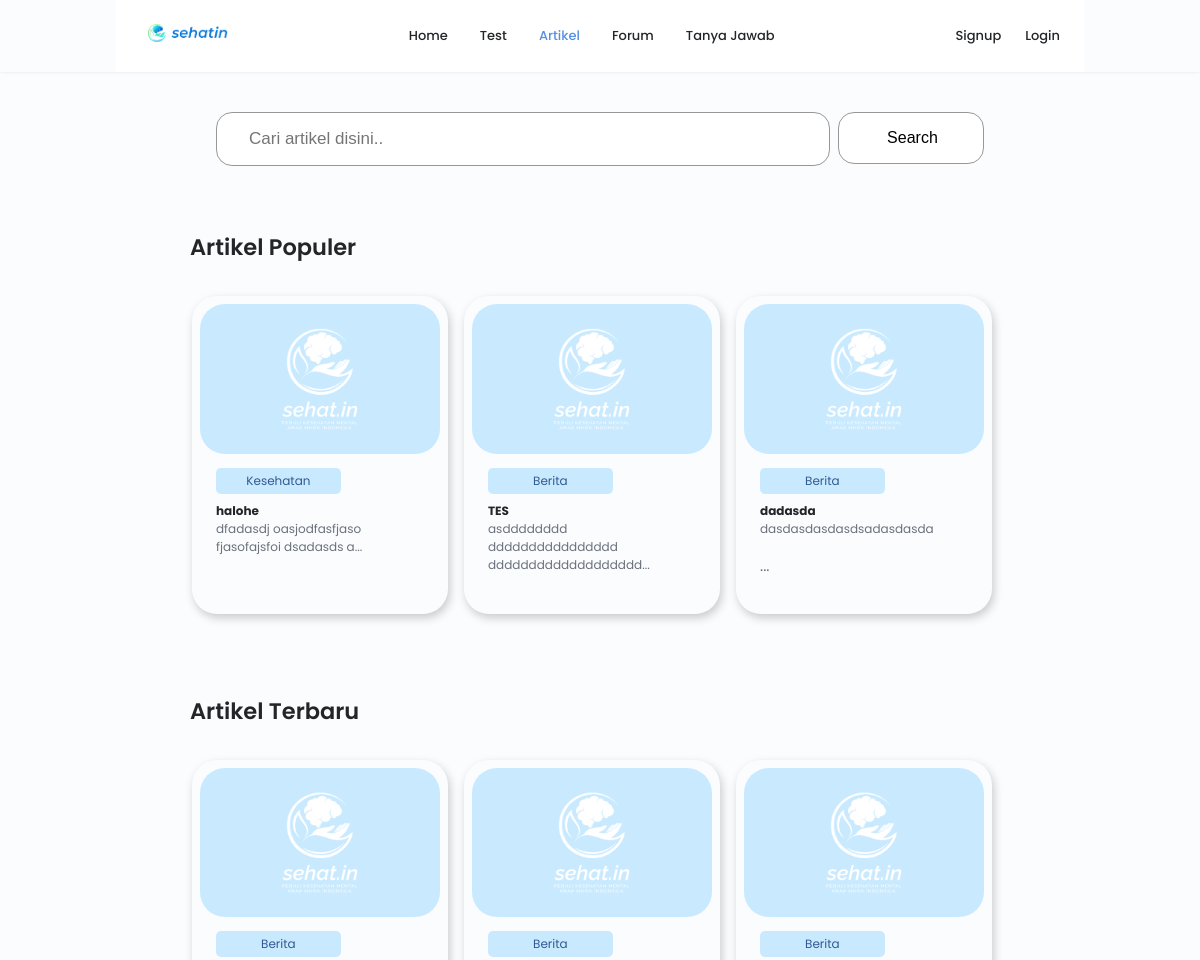
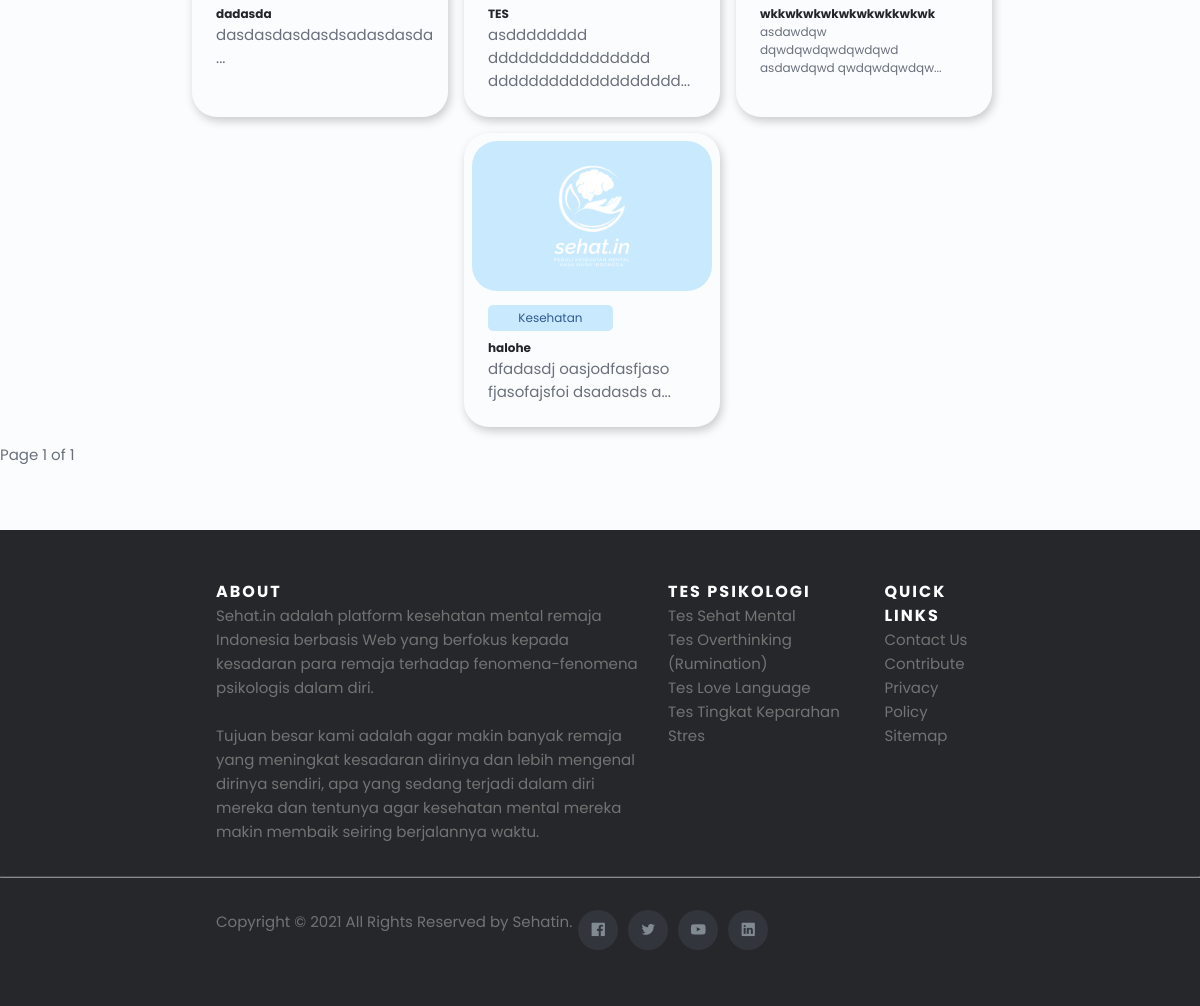
Page /artikel on the committed database (2 pictures, top to bottom).
### sehat_in_webproject/models.py (models this page shows)
class Artikel(models.Model): # Post
    id = models.AutoField(primary_key=True)
    title = models.CharField(max_length=200)
    content = models.TextField()
    thumbnail_url = models.TextField(blank=True, null=True)
    tag = models.ForeignKey(Tag, on_delete=models.CASCADE, null=True, blank=True)
    user = models.ForeignKey(User, on_delete=models.SET_NULL, null=True)
    created_at = models.DateTimeField(auto_now_add=True)
    updated_at = models.DateTimeField(auto_now=True)
    views = models.IntegerField(default=0)

class Tag(models.Model): # Tag of a post, will be generated by admin only
    name = models.CharField(max_length=50)
    type = models.CharField(max_length=50)
    adminOnly = models.BooleanField(default=False)

### sehat_in_webproject/views.py (the view)
# urls.py: path('artikel', views.artikel, name='artikel'),
def artikel(request):
    tags = Tag.objects.filter(type="Artikel")
    if request.user.is_authenticated:
        notifications = Notification.objects.filter(user=request.user).order_by('-created_at')
    else:
        notifications = None
    searching = False
    if request.GET.get('q'):
        query = request.GET.get('q')
        paginator = Paginator(Artikel.objects.filter(title__icontains=query).order_by('-created_at'), 25)
        page = request.GET.get('page')
        posts_artikel = paginator.get_page(page)
        searching = True
        if paginator.count == 0:
            messages.info(request, 'No result found')
            return redirect('/artikel')
    else:
        paginator = Paginator(Artikel.objects.all().order_by('-created_at'), 25)
        page = request.GET.get('page')
        posts_artikel = paginator.get_page(page)
    popular_artikel = Artikel.objects.all().order_by('-views')[:3]
    return render(request, 'artikel/index.html', {'posts': posts_artikel, 'tags': tags, 'popular_artikel': popular_artikel, 'searching': searching, 'notifications': notifications})

### templates/artikel/index.html (shortened to what this page needs)
<!DOCTYPE html>
<html lang="en">
{% load static %}
{% load space_to_dash %}
<head>
    <link rel="stylesheet" href="{% static 'css/swiper-bundle.min.css' %}">
    <link rel="stylesheet" href="https://unicons.iconscout.com/release/v4.0.0/css/line.css">
    <link rel="stylesheet" href="{% static 'css/styles.css' %}">
    <link rel="stylesheet" href="{% static 'css/header.css' %}">
    <link rel="stylesheet" href="{% static 'css/footer.css' %}">
</head>
<body>
    {% include 'templates/header.html' %}
    <main>
        <section class="container search__container">
            <form action="/artikel" method="get">
                <input type="text" name="q" placeholder="Cari artikel disini..">
                <button type="submit">Search</button>
            </form>
        </section>
        {% if not searching %}
            <section class="container home__tes">
                <div class="tes__header">
                    <h1>Artikel Populer</h1>
                </div>
                <div class="tes__container">
                    {% for post in popular_artikel %}
                    <a href="artikel/{{ post.id }}">
                        <div class="tes__card">
                            <div class="tes__wrapper">
                                <img class="tes__image" src="{% if post.thumbnail_url %}{{post.thumbnail_url}}{% else %}/static/img/no_image.png{% endif %}" onerror="this.onerror=null; this.src='/static/img/no_image.png'" alt="{{ post.title }}">
                                <div class="tes__wrapper__content">
                                    <a class="tes__category" href="/artikel/tag/{{ post.tag.name }}">{{ post.tag.name }}</a>
                                    <h2 class="tes__title">{{ post.title }}</h2>
                                    <div id="desc-{{ post.id }}">{% autoescape off %}{{ post.content|slice:"0:50" }}...{% endautoescape %}</div>
                                </div>
                            </div>
                        </div>
                    </a>
                    {% endfor %}
                </div>
            </section>
        {% endif %}
        <section class="container home__tes">
            <div class="tes__header">
                <h1>{% if not searching %}Artikel Terbaru{% else %}Hasil Search Artikel{% endif %}</h1>
            </div>
            <div class="tes__container">
                {% for post in posts %}
                <a href="artikel/{{ post.id }}">
                    <div class="tes__card">
                        <div class="tes__wrapper">
                            <img class="tes__image" src="{% if post.thumbnail_url %}{{post.thumbnail_url}}{% else %}/static/img/no_image.png{% endif %}" onerror="this.onerror=null; this.src='/static/img/no_image.png'" alt="{{ post.title }}">
                            <div class="tes__wrapper__content">
                                <a class="tes__category" href="/artikel/tag/{{ post.tag.name }}">{{ post.tag.name }}</a>
                                <h2 class="tes__title">{{ post.title }}</h2>
                                <div id="desc-{{ post.id }}">{% autoescape off %}{{ post.content|slice:"0:50" }}...{% endautoescape %}</div>
                            </div>
                        </div>
                    </div>
                </a>
                {% endfor %}
            </div>
        </section>
    </main>
    Page {{ posts.number }} of {{ posts.paginator.num_pages }}<br>
    {% include 'templates/footer.html' %}
</body>
</html>

### static/css/styles.css (style rules this page uses)
:root { --header-height: 3rem; --hue-color: 215; --first-color: hsl(var(--hue-color), 69%, 61%); --first-color-second: hsl(var(--hue-color), 69%, 61%); --first-color-alt: hsl(var(--hue-color), 57%, 53%); --first-color-lighter: hsl(var(--hue-color), 92%, 85%); --title-color: hsl(var(--hue-color), 8%, 15%); --text-color: hsl(var(--hue-color), 8%, 45%); --text-color-light: hsl(var(--hue-color), 8%, 65%); --input-color: hsl(var(--hue-color), 70%, 96%); --body-color: hsl(var(--hue-color), 60%, 99%); --container-color: #FFF; --scroll-bar-color: hsl(var(--hue-color), 12%, 90%); --scroll-thumb-color: hsl(var(--hue-color), 12%, 80%); --body-font: 'Poppins', sans-serif; --big-font-size: 2rem; --h1-font-size: 1.5rem; --h2-font-size: 1.25rem; --h3-font-size: 1.125rem; --normal-font-size: .938rem; --small-font-size: .813rem; --smaller-font-size: .75rem; --font-medium: 500; --font-semi-bold: 600; --mb-0-25: .25rem; --mb-0-5: .5rem; --mb-0-75: .75rem; --mb-1: 1rem; --mb-1-5: 1.5rem; --mb-2: 2rem; --mb-2-5: 2.5rem; --mb-3: 3rem; --z-tooltip: 10; --z-fixed: 100; --z-modal: 1000; }
@media screen and (min-width: 968px) { :root { --big-font-size: 3rem; --h1-font-size: 2.25rem; --h2-font-size: 1.5rem; --h3-font-size: 1.25rem; --normal-font-size: 1rem; --small-font-size: .875rem; --smaller-font-size: 813rem; } }
* { box-sizing: border-box; padding: 0; margin: 0; }
html { scroll-behavior: smooth; }
body { margin: 0 0 var(--header-height) 0; font-family: var(--body-font); font-size: var(--normal-font-size); background-color: var(--body-color); color: var(--text-color); }
h1, h2, h3, h4 { color: var(--title-color); font-weight: var(--font-semi-bold); }
a { text-decoration: none; }
img { max-width: 100%; height: auto; }
.container { max-width: 768px; margin-left: var(--mb-1-5); margin-right: var(--mb-1-5); }
.home__tes { margin-top: 4rem; max-width: 820px; }
.tes__header { display: flex; justify-content: space-between; margin: 0 0 2rem 0; }
.tes__container { display: flex; flex-wrap: wrap; justify-content: center; }
.tes__card { width: 16rem; box-shadow: 2px 4px 10px rgba(0, 0, 0, 0.2); border-radius: 25px; margin-right: 1rem; margin-bottom: 1rem; }
.tes__wrapper { padding: 0.5rem; margin-bottom: 1rem; }
.tes__wrapper__content { padding: 0 1rem 0 1rem; }
.tes__image { border-radius: 25px; }
.tes__category { width: 60%; display: inline-block; background-color: #C9EAFE; color: #315A94; padding: var(--mb-0-25); border-radius: 5px; font-size: var(--mb-0-75); margin: 0.5rem 0 0.5rem 0; text-align: center; }
.tes__title { font-size: var(--mb-0-75); font-weight: 700; }
.tes__description { font-size: var(--mb-0-75); margin-bottom: 1rem; }
.search__container { margin-top: 7rem; }
.search__container input[type=text] { padding: 1rem 2rem; font-size: 17px; border: 1px solid #989898; box-sizing: border-box; border-radius: 1rem; width: 80%; }
.search__container button { float: right; padding: 1rem 3rem; background: #fff; font-size: 1rem; cursor: pointer; border: 1px solid #989898; box-sizing: border-box; border-radius: 1rem; width: 19%; }
@media screen and (min-width:768px) { .container { margin-left: auto; margin-right: auto; } }
@media screen and (min-width:768px) { body { margin: 0; } }

### static/css/header.css (style rules this page uses)
:root { --header-height: 3rem; --hue-color: 215; --first-color: hsl(var(--hue-color), 69%, 61%); --first-color-second: hsl(var(--hue-color), 69%, 61%); --first-color-alt: hsl(var(--hue-color), 57%, 53%); --first-color-lighter: hsl(var(--hue-color), 92%, 85%); --title-color: hsl(var(--hue-color), 8%, 15%); --text-color: hsl(var(--hue-color), 8%, 45%); --text-color-light: hsl(var(--hue-color), 8%, 65%); --input-color: hsl(var(--hue-color), 70%, 96%); --body-color: hsl(var(--hue-color), 60%, 99%); --container-color: #FFF; --scroll-bar-color: hsl(var(--hue-color), 12%, 90%); --scroll-thumb-color: hsl(var(--hue-color), 12%, 80%); --body-font: 'Poppins', sans-serif; --big-font-size: 2rem; --h1-font-size: 1.5rem; --h2-font-size: 1.25rem; --h3-font-size: 1.125rem; --normal-font-size: .938rem; --small-font-size: .813rem; --smaller-font-size: .75rem; --font-medium: 500; --font-semi-bold: 600; --mb-0-25: .25rem; --mb-0-5: .5rem; --mb-0-75: .75rem; --mb-1: 1rem; --mb-1-5: 1.5rem; --mb-2: 2rem; --mb-2-5: 2.5rem; --mb-3: 3rem; --z-tooltip: 10; --z-fixed: 100; --z-modal: 1000; }

### rows in the picture
Artikel: tag.name "Kesehatan", title "halohe", content "dfadasdj oasjodfasfjaso fjasofajsfoi dsadasds a"
Artikel: tag.name "Berita", title "TES", content "asdddddddd dddddddddddddddd ddddddddddddddddddd"
Artikel: tag.name "Berita", title "dadasda", content "dasdasdasdasdsadasdasda"
Artikel: tag.name "Berita", title "wkkwkwkwkwkwkwkkwkwk", content "asdawdqw dqwdqwdqwdqwdqwd asdawdqwd qwdqwdqwdqw"

### other values in the picture
{{ posts.number }} "1"
{{ posts.paginator.num_pages }} "1"
